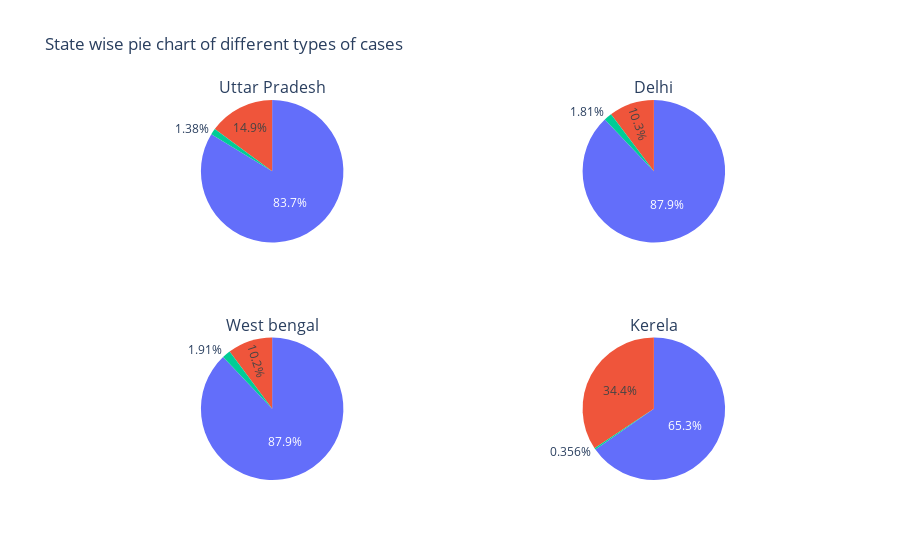

Notebook code for this chart:
### Code cell
specs = [[{'type':'domain'}, {'type':'domain'}],[{'type':'domain'}, {'type':'domain'}]]
fig = make_subplots(rows=2, cols=2, specs=specs, subplot_titles=["Uttar Pradesh","Delhi","West bengal","Kerela"])

#Uttarpradesh
up_active = statecases['Active Cases'].iloc[4]
up_cured = statecases['Cured/Discharged'].iloc[4]
up_death = statecases['Death'].iloc[4]

labels=['Active Cases','Cured/Discharged','Death']
values_up=[up_active,up_cured,up_death]
fig.add_trace(go.Pie(labels=labels, values=values_up), 1, 1)

#Delhi
delhi_active = statecases['Active Cases'].iloc[5]
delhi_cured = statecases['Cured/Discharged'].iloc[5]
delhi_death = statecases['Death'].iloc[5]

labels=['Active Cases','Cured/Discharged','Death']
values_delhi=[delhi_active,delhi_cured,delhi_death]
fig.add_trace(go.Pie(labels=labels, values=values_delhi), 1, 2)

#west bengal
wb_active = statecases['Active Cases'].iloc[6]
wb_cured = statecases['Cured/Discharged'].iloc[6]
wb_death = statecases['Death'].iloc[6]

labels=['Active Cases','Cured/Discharged','Death']
values_wb=[wb_active,wb_cured,wb_death]
fig.add_trace(go.Pie(labels=labels, values=values_wb), 2, 1)

#kerela
kerela_active = statecases['Active Cases'].iloc[7]
kerela_cured = statecases['Cured/Discharged'].iloc[7]
kerela_death = statecases['Death'].iloc[7]

labels=['Active Cases','Cured/Discharged','Death']
values_kerela=[kerela_active,kerela_cured,kerela_death]
fig.add_trace(go.Pie(labels=labels, values=values_kerela), 2, 2)


fig.update(layout_title_text='State wise pie chart of different types of cases',layout_showlegend=False)
fig = go.Figure(fig)
fig.show()

### Figure 1 — Plotly figure (JSON) as saved in the notebook; plotly's stock layout.template omitted (floating-point values rounded to 4 significant figures)
{"data": [{"domain": {"x": [0, 0.45], "y": [0.625, 1]}, "labels": ["Active Cases", "Cured/Discharged", "Death"], "type": "pie", "values": [68235, 383086, 6293]}, {"domain": {"x": [0.55, 1], "y": [0.625, 1]}, "labels": ["Active Cases", "Cured/Discharged", "Death"], "type": "pie", "values": [32250, 276046, 5692]}, {"domain": {"x": [0, 0.45], "y": [0, 0.375]}, "labels": ["Active Cases", "Cured/Discharged", "Death"], "type": "pie", "values": [29296, 252806, 5501]}, {"domain": {"x": [0.55, 1], "y": [0, 0.375]}, "labels": ["Active Cases", "Cured/Discharged", "Death"], "type": "pie", "values": [92246, 175304, 955]}], "layout": {"annotations": [{"font": {"size": 16}, "showarrow": false, "text": "Uttar Pradesh", "x": 0.225, "xanchor": "center", "xref": "paper", "y": 1, "yanchor": "bottom", "yref": "paper"}, {"font": {"size": 16}, "showarrow": false, "text": "Delhi", "x": 0.775, "xanchor": "center", "xref": "paper", "y": 1, "yanchor": "bottom", "yref": "paper"}, {"font": {"size": 16}, "showarrow": false, "text": "West bengal", "x": 0.225, "xanchor": "center", "xref": "paper", "y": 0.375, "yanchor": "bottom", "yref": "paper"}, {"font": {"size": 16}, "showarrow": false, "text": "Kerela", "x": 0.775, "xanchor": "center", "xref": "paper", "y": 0.375, "yanchor": "bottom", "yref": "paper"}], "showlegend": false, "title": {"text": "State wise pie chart of different types of cases"}}}
